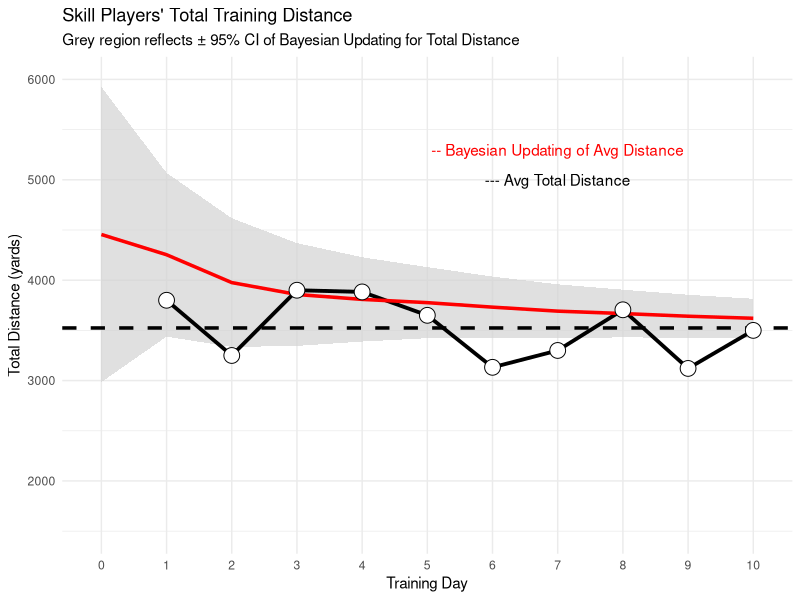

Write the R code that produced this figure.
#### First time collecting new data on your team? Bayes can help!

library(tidyverse)

## set a prior for the mean
mu_prior <- 4455
mu_sd <- 500
tau_prior <- 1/mu_sd^2

## To use the normal-normal conjugate we will make an assumption that the standard deviation is "known"
assumed_sd <- 750
assumed_tau <- 1 / assumed_sd^2

## Create a data frame of observations
df <- data.frame(
  training_day = 1:10,
  dist = c(3800, 3250, 3900, 3883, 3650, 3132, 3300, 3705, 3121, 3500)
)

## create a running/cumulative sum of the outcome of interest
df <- df %>%
  mutate(total_dist = cumsum(dist))

df

## Create a vector to store results from the normal-normal conjugate model
N <- length(df$dist) + 1
mu <- c(mu_prior, rep(NA, N - 1))
tau <- c(tau_prior, rep(NA, N - 1))
SD <- c(assumed_sd, rep(NA, N - 1))

## For loop to continuously update the prior with every new observation
for(i in 2:N){
  
  ## Set up vectors for the variance, denominator, and newly observed values
  numerator <- tau[i - 1] * mu[i - 1] + assumed_tau * df$total_dist[i - 1]
  denominator <- tau[i - 1] + df$training_day[i - 1] * assumed_tau
  
  mu[i] <- numerator / denominator
  tau[i] <- denominator
  SD[i] <- sqrt(1 / denominator)
  
}

df$mu_posterior <- round(mu[-1], 0)
df$SD_posterior <- round(SD[-1], 0)
df$tau_posterior <- tau[-1]

df

### look at the summary stats after 10 sessions
mean(df$dist)            # Mean
sd(df$dist) / sqrt(10)   # Standard Error of the Mean
sd(df$dist)              # Standard Deviation


## Plot results
df_plot <- data.frame(day = 0:10,
                      dist = c(NA, df$dist), 
                      mu,
                      SD)

df_plot %>%
  mutate(low95 = mu - 1.96 * SD,
         high95 = mu + 1.96 * SD) %>%
  ggplot(aes(x = as.factor(day), group = 1)) +
  geom_ribbon(aes(ymin = low95, ymax = high95),
              fill = "light grey",
              alpha = 0.7) +
  geom_line(aes(y = dist),
            size = 1.3) +
  geom_line(aes(y = mu),
            color = "red",
            size = 1.2) +
  geom_hline(aes(yintercept = mean(dist, na.rm = TRUE)),
            linetype = "dashed",
            size = 1.2) +
  geom_point(aes(y = dist),
             shape = 21,
             fill = "white",
             size = 5) +
  ylim(1500, 6000) +
  theme_minimal() +
  annotate(geom = "text",
           label = "--- Avg Total Distance",
           x = 8,
           y = 5000) +
  annotate(geom = "text",
           label = "-- Bayesian Updating of Avg Distance",
           color = "red",
           x = 8,
           y = 5300) +
  labs(x = "Training Day",
       y = "Total Distance (yards)",
       title = "Skill Players' Total Training Distance",
       subtitle = "Grey region reflects ± 95% CI of Bayesian Updating for Total Distance")

